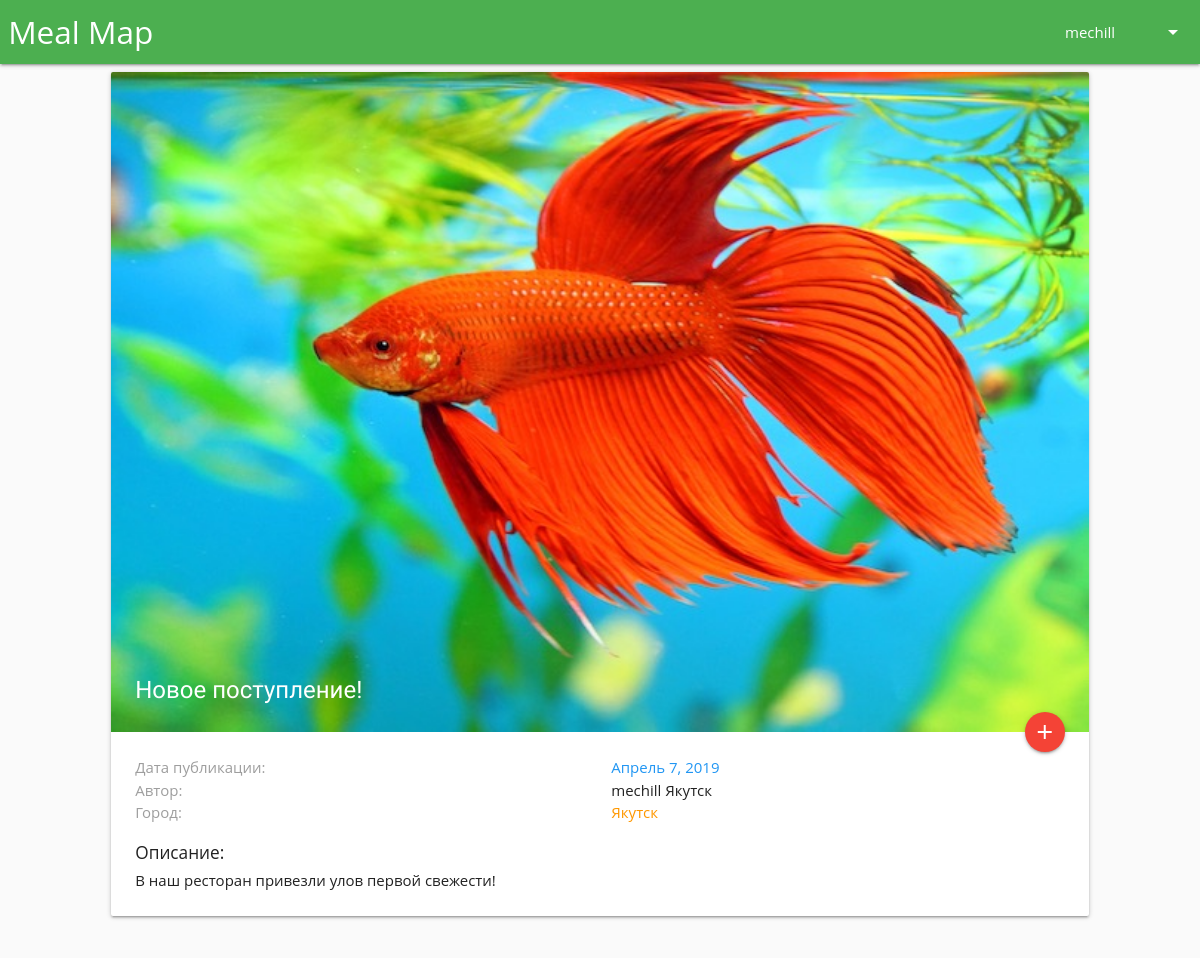
Screenshot of / (signed in) with the database file from the repository.
### main/models.py (models this page shows, shortened)
class Company(models.Model):
	status  = models.CharField(max_length = 10, default = "company")
	user    = models.OneToOneField(User)
	name    = models.CharField(max_length = 50)
	city    = models.CharField(max_length = 50)
	address = models.CharField(max_length = 100)
	avatar = models.ImageField(upload_to = "images/", default = "images/company_default.jpg")
	def __str__(self):
		return str(self.name) + ' ' + str(self.city)

class Company_Post(models.Model):
	company = models.ForeignKey('Company')
	photo   = models.ImageField(upload_to = "images/", default = "images/post_default.png")
	title   = models.CharField(max_length = 50)
	message = models.CharField(max_length = 50)
	date    = models.DateField(max_length = 50, default = timezone.now())

### main/views.py (the view)
# urls.py: url(r'^$', views.index, name = 'index'),
def index(request):
    context = {}
    if not request.user.is_authenticated():
        return HttpResponseRedirect("/login")
    if request.user.email == "company@m.ru":
        profile = Company.objects.get(user = request.user)
    else:
        profile = Profile.objects.get(user = request.user)
    context["profile"] = profile
    context["company_posts"] = Company_Post.objects.all()
    request = render(request, 'main/index.html', context)
    return request

### main/templates/main/index.html (shortened to what this page needs)
{% load staticfiles %}
{% include 'main/header.html' %}
    {% for post in company_posts %}
	  <div class="row">
		<div class="col  m10 offset-m1">
			<div class="card">
				<div class="card-image">
					<img src="/media/{{post.photo}}">
					<span class="card-title">{{post.title}}</span>
					<a class="btn-floating halfway-fab waves-effect waves-light red tooltipped" data-position="bottom" data-tooltip="Добавить в список желаемого"><i class="material-icons">add</i></a>
				</div>
				<div class="card-content">
					<div class = "row">
						<div class = "col s6">
							<p class = "grey-text">Дата публикации:</p>
							<p class = "grey-text">Автор:</p>
							<p class = "grey-text">Город:</p>
						</div>
						<div class = "col s6">
							<p class = "blue-text">{{post.date}}</p>
							<p>{{post.company}}</p>
							<p class = "orange-text">{{post.company.city}}</p>
						</div>
					</div>
					<h6> Описание: </h6>
					<p>{{post.message}}</p>
				</div>
			</div>
		</div>
	</div>
	{% endfor %}
{% include 'main/footer.html' %}

### main/templates/main/header.html (shortened to what this page needs)
{% load staticfiles %}
<!DOCTYPE html>
<html>
	<head>
        <link rel="stylesheet" href="{% static 'css/materialize.min.css' %}">
        <link rel="stylesheet" href="{% static 'css/fonts.css' %}">
        <link rel="stylesheet" href="{% static 'css/clock.css' %}">
    </head>
    <body style="">
        <header>
                <nav>
                    <div class="nav-wrapper green" style="position: relative;">
                        <a href="/" class="brand-logo">&nbsp;Meal Map</a>
                        <ul id="nav-mobile" class="right hide-on-med-and-down">
                                <li><a class="dropdown-button" href="#!" data-activates="dropdown1" data-beloworigin="true" style="min-width: 150px;">{{ profile.name }} <i class="material-icons right"> arrow_drop_down </i></a></li>
                        </ul>
                    </div>
                </nav>
            </header>
            <main>

### main/static/css/clock.css (style rules this page uses)
* { margin: 0; padding: 0; box-sizing: border-box; }

### main/templates/main/header.html (style rules this page uses)
* { font-family: 'Arimo', sans-serif; }

### rows the page displays
Company: name "mechill"
Company_Post: photo (picture), title "Новое поступление!", date "Апрель 7, 2019", company "mechill Якутск", company.city "Якутск", message "В наш ресторан привезли улов первой свежести!"
